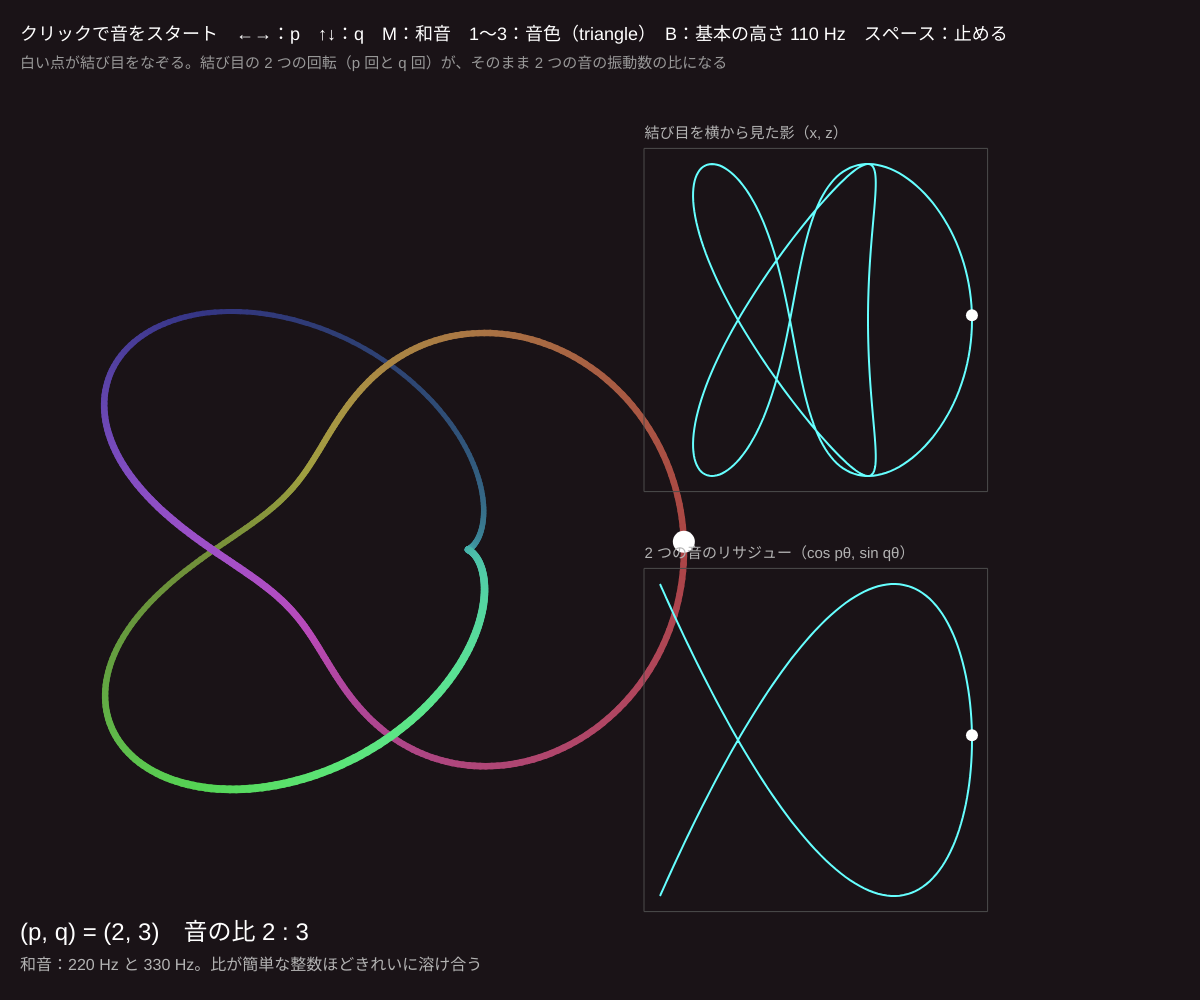
Frame 1 (no input)
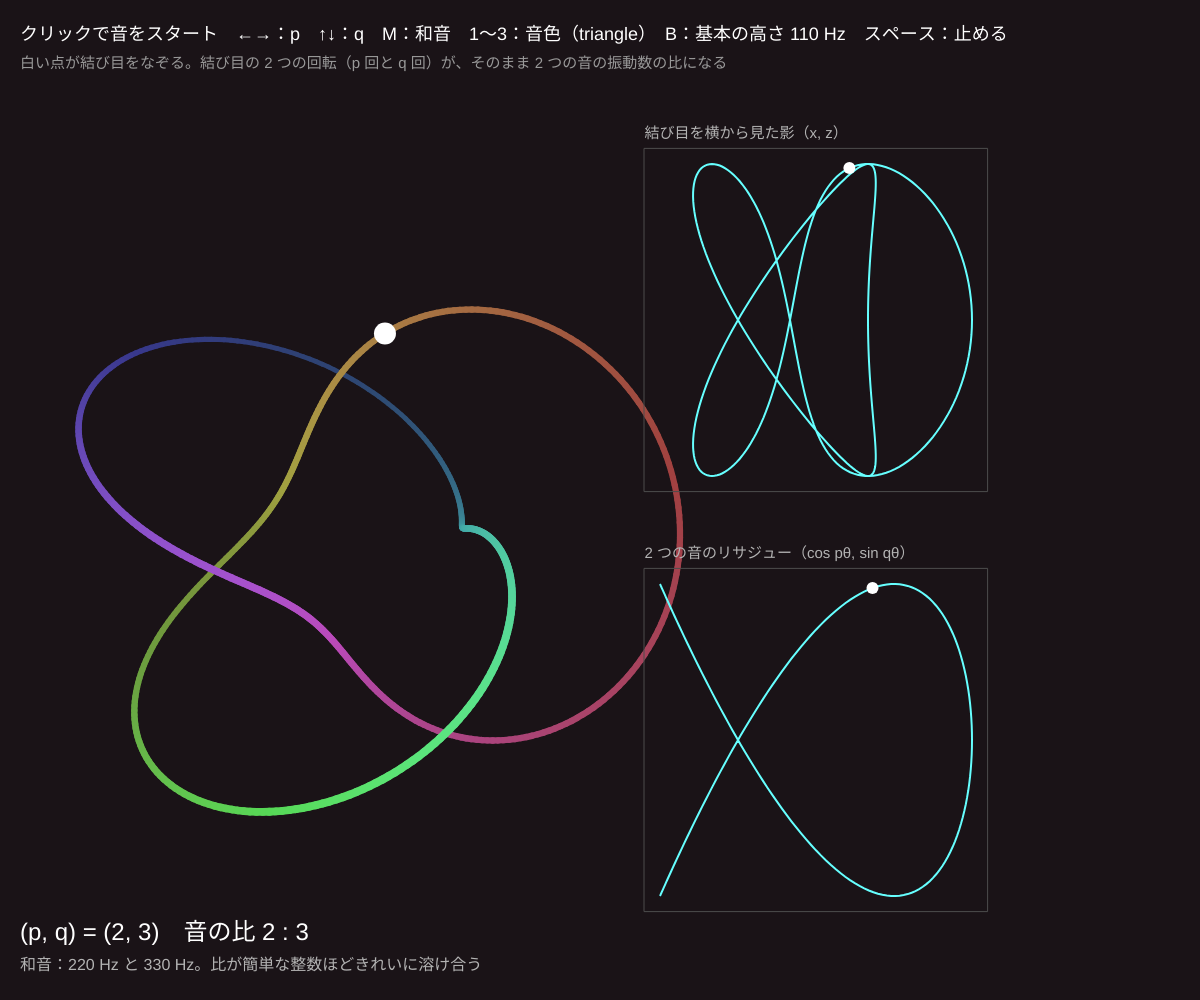
Frame 60 (no input)
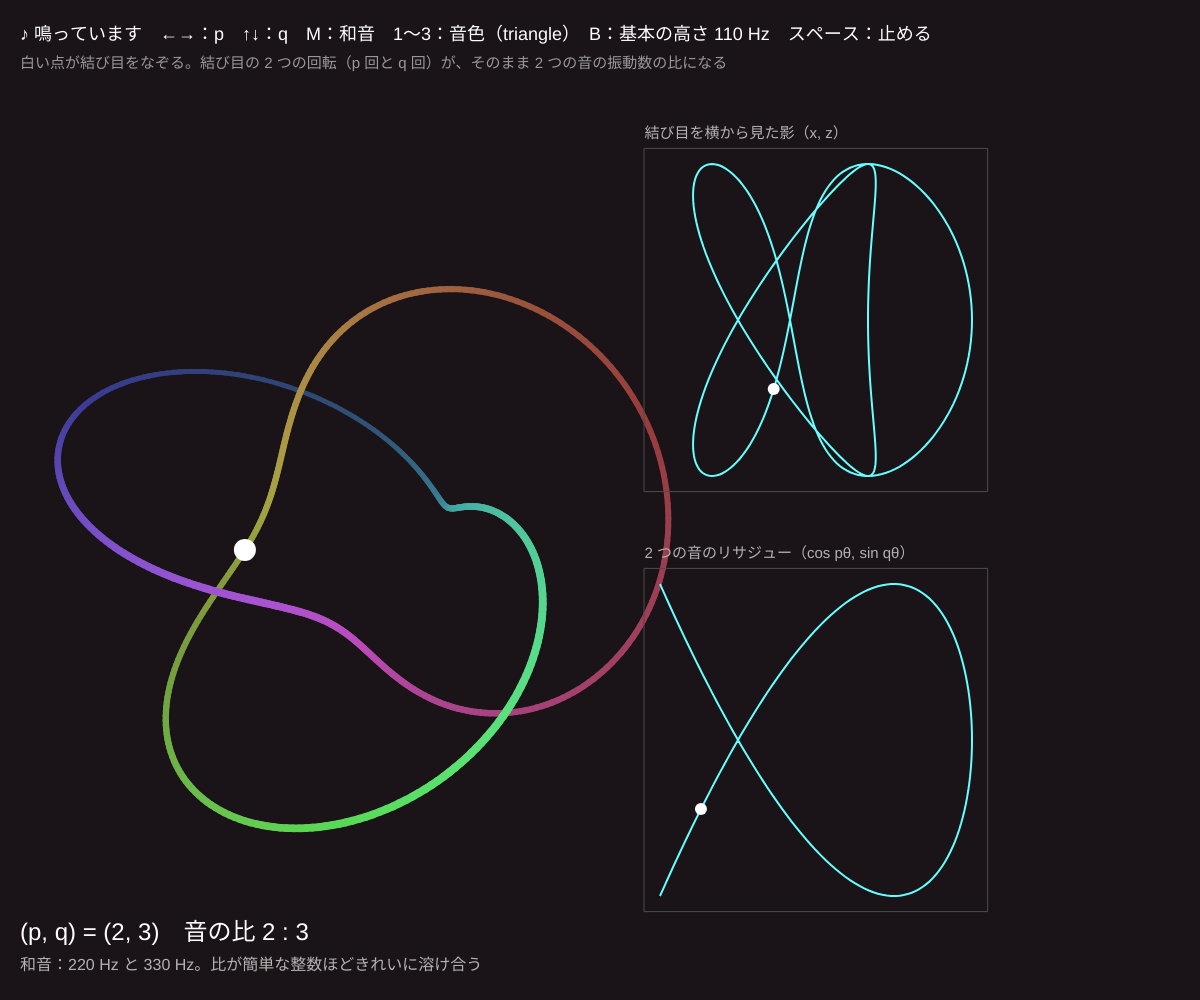
Frame 120 (the mouse pressed at the canvas centre since frame 60)

The p5.js sketch that drew these frames (run headless with seeded random() and noise() and a simulated clock; from frame 60 on, the mouse is pressed at the canvas centre):

// p5.js sketch
// ── sketch.js
// ============================================
// 13 結び目の音
// トーラス結び目 (p, q) は「まわりを p 回」と「穴を q 回」の 2 つの回転の組み合わせ。2 つの回転を 2 つの音にする
//   音の高さの比 p : q（2:3 = 完全 5 度、3:4 = 4 度、4:5 = 長 3 度）。結び目を横から見た影は、2 つの音のリサジュー図形とそっくり
// クリックで音をスタート / ←→ = p / ↑↓ = q / M = 和音 ↔ メロディ / 1〜3 = 音色 / スペース = 止める / B = 基本の高さ
// ============================================

let p = 2, q = 3;             // ★ 結び目の (p, q)
let t = 0, speed = 0.01;      // ★ なぞる速さ
let paused = false;
let melody = false;
let baseF = 110;              // ★ 基本の高さ（Hz）
let waveType = 'triangle';
let rot = 0;
let voices = [];
let scaleSteps = [0, 2, 4, 7, 9, 12, 14, 16, 19, 21];   // ★ メロディの音階（ペンタトニック、半音の数）

function setup() {
  createCanvas(windowWidth, windowHeight);
  colorMode(HSB, 360, 100, 100, 100);
}
function gcd(a, b) { return b === 0 ? a : gcd(b, a % b); }

// トーラス結び目の点
function knotPt(s) {
  let r = 2 + Math.cos(q * s);
  return [r * Math.cos(p * s), r * Math.sin(p * s), Math.sin(q * s)];
}

function draw() {
  background(320, 25, 10);
  if (!paused) { t += speed; rot += 0.004; }
  let cur = knotPt(t);
  // ★ 音：和音モードは p : q の 2 音、なぞる点の高さ z で 2 音目の大きさ、横の位置で左右
  let on = paused ? 0 : 1;
  if (!melody) {
    setVoice(0, baseF * p, 0.16 * on, cur[0] / 3);
    setVoice(1, baseF * q, (0.08 + (0.08 * (cur[2] + 1)) / 2) * on, -cur[0] / 3);
  } else {
    let k = constrain(floor(((cur[2] + 1) / 2) * scaleSteps.length), 0, scaleSteps.length - 1);
    setVoice(0, baseF * 2 * Math.pow(2, scaleSteps[k] / 12), 0.18 * on, cur[0] / 3);
    setVoice(1, baseF, 0.06 * on, 0);
  }

  // 左：回る結び目
  let cx = width * 0.3, cy = height * 0.55, S = min(width * 0.09, height * 0.13);
  let proj = (v) => {
    let x = v[0] * Math.cos(rot) - v[1] * Math.sin(rot), y = v[0] * Math.sin(rot) + v[1] * Math.cos(rot), z = v[2];
    let yy = y * Math.cos(1.0) - z * Math.sin(1.0), zz = y * Math.sin(1.0) + z * Math.cos(1.0);
    return { x: cx + x * S, y: cy + zz * S * -1 + yy * 0, d: yy };
  };
  let segs = [];
  let n = 600;
  for (let i = 0; i < n; i++) { let a = proj(knotPt((i / n) * TWO_PI)), b = proj(knotPt(((i + 1) / n) * TWO_PI)); segs.push({ a, b, d: (a.d + b.d) / 2, i }); }
  segs.sort((u, v) => v.d - u.d);
  for (let s of segs) { let br = map(s.d, -3, 3, 100, 35); stroke((s.i / n) * 360, 60, br); strokeWeight(map(s.d, -3, 3, 9, 4)); line(s.a.x, s.a.y, s.b.x, s.b.y); }
  let c = proj(cur);
  noStroke(); fill(0, 0, 100); circle(c.x, c.y, 22);

  // 右上：横から見た影（x と z）、右下：2 つの音のリサジュー図形
  let px = width * 0.68, W = min(width * 0.13, height * 0.17);
  panel(px, height * 0.32, W, '結び目を横から見た影（x, z）', (s) => { let v = knotPt(s); return [v[0] / 3, v[2]]; }, [cur[0] / 3, cur[2]]);
  panel(px, height * 0.74, W, '2 つの音のリサジュー（cos pθ, sin qθ）', (s) => [Math.cos(p * s), Math.sin(q * s)], [Math.cos(p * t), Math.sin(q * t)]);
  let d = gcd(p, q);
  noStroke(); fill(0, 0, 100); textSize(24);
  text('(p, q) = (' + p + ', ' + q + ')　音の比 ' + p / d + ' : ' + q / d + '　' + (d > 1 ? '（' + d + ' 本の絡み目）' : p === 1 || q === 1 ? '（ほどける輪）' : ''), 20, height - 60);
  fill(0, 0, 70); textSize(16);
  text(melody ? 'メロディ：なぞる点の高さ → 音階の高さ。1 周で同じフレーズに戻る' : '和音：' + nf(baseF * p, 1, 0) + ' Hz と ' + nf(baseF * q, 1, 0) + ' Hz。比が簡単な整数ほどきれいに溶け合う', 20, height - 30);
  fill(0, 0, 100); textSize(18);
  text((audioCtx ? '♪ 鳴っています' : 'クリックで音をスタート') + '　←→：p　↑↓：q　M：' + (melody ? 'メロディ' : '和音') + '　1〜3：音色（' + waveType + '）　B：基本の高さ ' + baseF + ' Hz　スペース：止める', 20, 40);
  fill(0, 0, 60); textSize(15);
  text('白い点が結び目をなぞる。結び目の 2 つの回転（p 回と q 回）が、そのまま 2 つの音の振動数の比になる', 20, 68);
}

function panel(x, y, W, title, fn, now) {
  noFill(); stroke(0, 0, 30); strokeWeight(1); rect(x - W * 1.1, y - W * 1.1, W * 2.2, W * 2.2);
  stroke(180, 60, 100); strokeWeight(2);
  beginShape();
  for (let i = 0; i <= 400; i++) { let v = fn((i / 400) * TWO_PI); vertex(x + v[0] * W, y - v[1] * W); }
  endShape();
  noStroke(); fill(0, 0, 100); circle(x + now[0] * W, y - now[1] * W, 12);
  fill(0, 0, 70); textSize(15); text(title, x - W * 1.1, y - W * 1.1 - 10);
}

function mousePressed() { startAudio(); }
function keyPressed() {
  startAudio();
  if (key === RIGHT_ARROW) p = min(9, p + 1);
  if (key === LEFT_ARROW) p = max(1, p - 1);
  if (key === UP_ARROW) q = min(9, q + 1);
  if (key === DOWN_ARROW) q = max(1, q - 1);
  if (key === 'm' || key === 'M') melody = !melody;
  if (key === ' ') paused = !paused;
  if (key === 'b' || key === 'B') baseF = baseF === 110 ? 165 : baseF === 165 ? 82.5 : 110;
  if (key === '1') waveType = 'sine';
  if (key === '2') waveType = 'triangle';
  if (key === '3') waveType = 'sawtooth';
  for (let v of voices) v.o.type = waveType;
}

// ---------- やってみよう ----------
// 1. (2, 3) (3, 4) (4, 5) (5, 6) を順に鳴らそう。きれいに聞こえるのはどれ？ 交点の数との関係は？
// 2. (2, 4) のように最大公約数が 2 以上だと絡み目になる。音の比は約分されて (1, 2) ＝ オクターブ
// 3. メロディモードの音階（scaleSteps）を変えて、結び目ごとの「曲」をつくろう
// 4. 3 つ目の音を足して、結び目の r（中心からの距離）を音の高さにしてみよう


// ==================================================
// ここから下は「音を鳴らすための道具」（2 つの声：発振器 → フィルター → 音量 → 左右）
// ==================================================
let audioCtx, masterOut;
function startAudio() {
  if (!audioCtx) {
    audioCtx = new AudioContext();
    masterOut = audioCtx.createDynamicsCompressor();
    masterOut.connect(audioCtx.destination);
    for (let i = 0; i < 2; i++) {
      let o = audioCtx.createOscillator(), f = audioCtx.createBiquadFilter(), g = audioCtx.createGain(), pan = audioCtx.createStereoPanner();
      o.type = waveType; o.frequency.value = 220;
      f.type = 'lowpass'; f.frequency.value = 2500;
      g.gain.value = 0;
      o.connect(f); f.connect(g); g.connect(pan); pan.connect(masterOut); o.start();
      voices.push({ o, f, g, pan });
    }
  }
  audioCtx.resume();
}
// 声 i の高さ（Hz）・大きさ（0〜1）・左右（−1〜1）をなめらかに変える
function setVoice(i, freq, vol, panV) {
  if (!audioCtx || !voices[i]) return;
  let now = audioCtx.currentTime;
  voices[i].o.frequency.setTargetAtTime(constrain(freq, 20, 4000), now, 0.03);
  voices[i].g.gain.setTargetAtTime(constrain(vol, 0, 0.3), now, 0.05);
  voices[i].pan.pan.setTargetAtTime(constrain(panV, -1, 1), now, 0.05);
}
